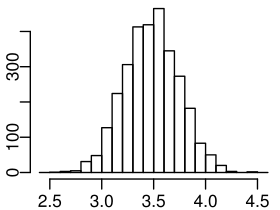

Write the R code that produced this figure.
source("COMMON.R")

mean <- sapply(1:3000, function(i) mean(rpois(50, 3.5)))

dev.on("histmean", width = 2.8, height = 2.1, top = 0.1)
par(mar = c(1.5, 1.5, 0.1, 0.1), mgp = c(1.5, 0.5, 0))
hist(
	mean, seq(2.4, 4.6, 0.1),
	main = "",
	xlab = "",
	ylab = ""
)
dev.off()
